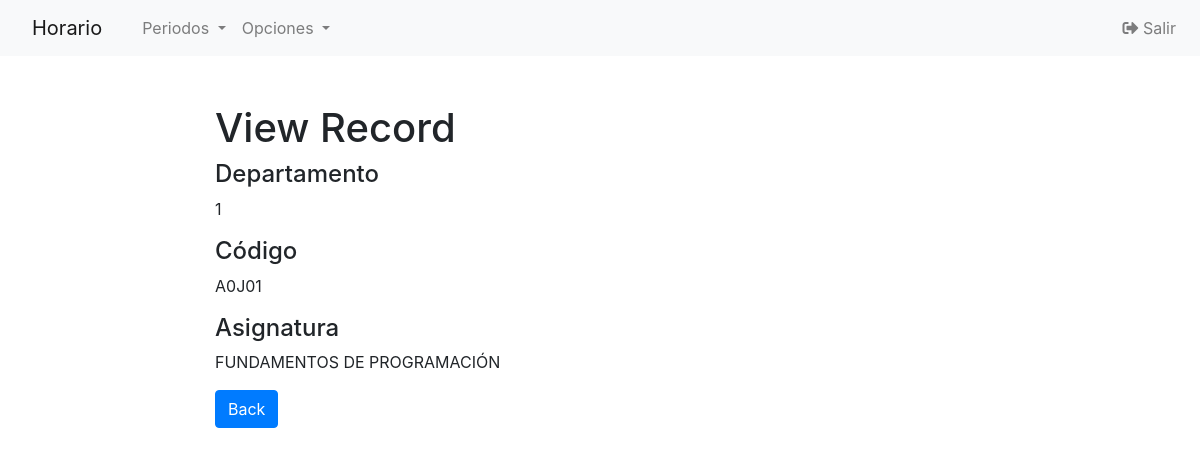
The page /Codigo/php/asignaturas-read.php?ID_asignatura=1 (signed in) on the database its author committed.
### tables this page shows
CREATE TABLE `asignaturas` (
  `ID_asignatura` int(11) NOT NULL,
  `DEPARTAMENTOS_ID_departamento` int(11) NOT NULL,
  `codigo` varchar(10) DEFAULT NULL,
  `nombre` varchar(100) DEFAULT NULL
);

### Codigo/php/asignaturas-read.php (the view, shortened to what this page needs)
<?php
if(isset($_GET["ID_asignatura"]) && !empty($_GET["ID_asignatura"])){
    require_once "config.php";
    $sql = "SELECT * FROM asignaturas WHERE ID_asignatura = ?";
    if($stmt = mysqli_prepare($link, $sql)){
        $param_id = trim($_GET["ID_asignatura"]);
        mysqli_stmt_bind_param($stmt, "i", $param_id);
        if(mysqli_stmt_execute($stmt)){
            $result = mysqli_stmt_get_result($stmt);
            if(mysqli_num_rows($result) == 1){
                $row = mysqli_fetch_array($result, MYSQLI_ASSOC);
            } else{
                header("location: error.php");
                exit();
            }
        } else{
            echo "Oops! Something went wrong. Please try again later.<br>".$stmt->error;
        }
    }
} else{
    header("location: error.php");
    exit();
}
?>
<!DOCTYPE html>
<html lang="en">
<head>
    <link rel="stylesheet" href="https://stackpath.bootstrapcdn.com/bootstrap/4.5.0/css/bootstrap.min.css">
</head>
<?php require_once('navbar.php'); ?>
<body>
    <section class="pt-5">
        <div class="container-fluid">
            <div class="row">
                <div class="col-md-8 mx-auto">
                    <div class="page-header">
                        <h1>View Record</h1>
                    </div>
                     <div class="form-group">
                            <h4>Departamento</h4>
                            <p class="form-control-static"><?php echo htmlspecialchars($row["DEPARTAMENTOS_ID_departamento"]); ?></p>
                        </div><div class="form-group">
                            <h4>Código</h4>
                            <p class="form-control-static"><?php echo htmlspecialchars($row["codigo"]); ?></p>
                        </div><div class="form-group">
                            <h4>Asignatura</h4>
                            <p class="form-control-static"><?php echo htmlspecialchars($row["nombre"]); ?></p>
                        </div>
                    <p><a href="asignaturas-index.php" class="btn btn-primary">Back</a></p>
                </div>
            </div>
        </div>
    </section>
</body>
</html>

### rows shown on the page
asignaturas: DEPARTAMENTOS_ID_departamento "1", codigo "A0J01", nombre "FUNDAMENTOS DE PROGRAMACIÓN"
